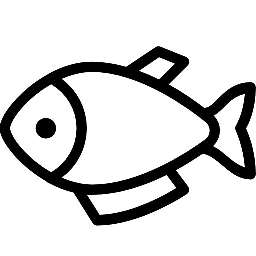
#> input picture day03_ROI_contour/img/fish.jpg, 256 x 256 px
$ python step1_contour_detection.py
#> lines starting #> are read from the running program, lines starting #| are printed output that depends on the picture; after the words box and inside, x2 and y2 are one past the last pixel; in counts of white or black regions, pixels touching at a corner belong together
import cv2 as cv
import numpy as np

# 1. 이미지 읽기 (그레이스케일)
img = cv.imread('img/fish.jpg', cv.IMREAD_GRAYSCALE)
#> img is the input picture: shape (256, 256); min 0, max 255, mean 211.5

if img is None:
    print("이미지 못 읽음")
    exit()

# 2. 이진화
ret, binary = cv.threshold(img, 127, 255, cv.THRESH_BINARY)
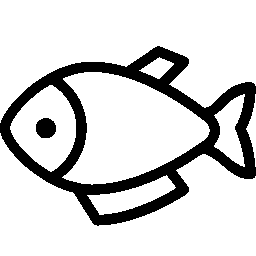
#> binary: shape (256, 256); 82.9% white; 2 black regions

# 3. 컨투어 찾기
contours, hierarchy = cv.findContours(
    binary, cv.RETR_EXTERNAL, cv.CHAIN_APPROX_SIMPLE
)
#> contours = 8 contours; box (x1, y1, x2, y2) and area: (0, 0, 256, 123) 19184, (0, 133, 256, 256) 16885, (62, 72, 210, 185) 10296, (10, 85, 76, 172) 3711, (87, 175, 176, 215) 1450, (214, 94, 245, 167) 1194, (139, 57, 174, 79) 360, (246, 94, 256, 167) 216

print("전체 컨투어 수:", len(contours))
#| 전체 컨투어 수: 8

# 4. 컬러 이미지로 변환 (그리기용)
img_color = cv.cvtColor(binary, cv.COLOR_GRAY2BGR)
#> img_color: shape (256, 256, 3); 82.9% white; 2 black regions, box (x1, y1, x2, y2) and area: (0, 46, 256, 226) 10888, (36, 118, 56, 138) 326

# 5. 모든 컨투어 (초록색)
cv.drawContours(img_color, contours, -1, (0,255,0), 2)
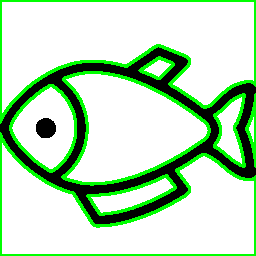
#> img_color: shape (256, 256, 3); mean B, G, R 188.1, 221.2, 188.1

# 6. 면적 필터링 (파란색)
count = 0

for cnt in contours:
    area = cv.contourArea(cnt)

    if 100 < area < 5000:
        count += 1
        cv.drawContours(img_color, [cnt], 0, (255,0,0), 2)
#> this loop made 8 passes
#> area on passes 1 to 8: 1450, 16885, 216, 1193.5, 3711, 10295.5, 359.5, 19184.5
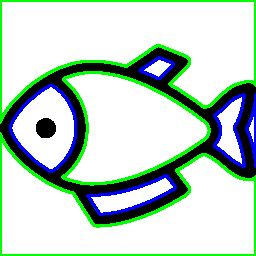
#> img_color: shape (256, 256, 3); 4.12% of pixels changed, all inside (x1, y1, x2, y2) = (9, 56, 256, 216)
#> after the loop, count = 5

print("필터링된 컨투어:", count)
#| 필터링된 컨투어: 5

# 7. 출력
cv.imshow('Filtered Contours', img_color)
cv.waitKey(0)
cv.destroyAllWindows()
